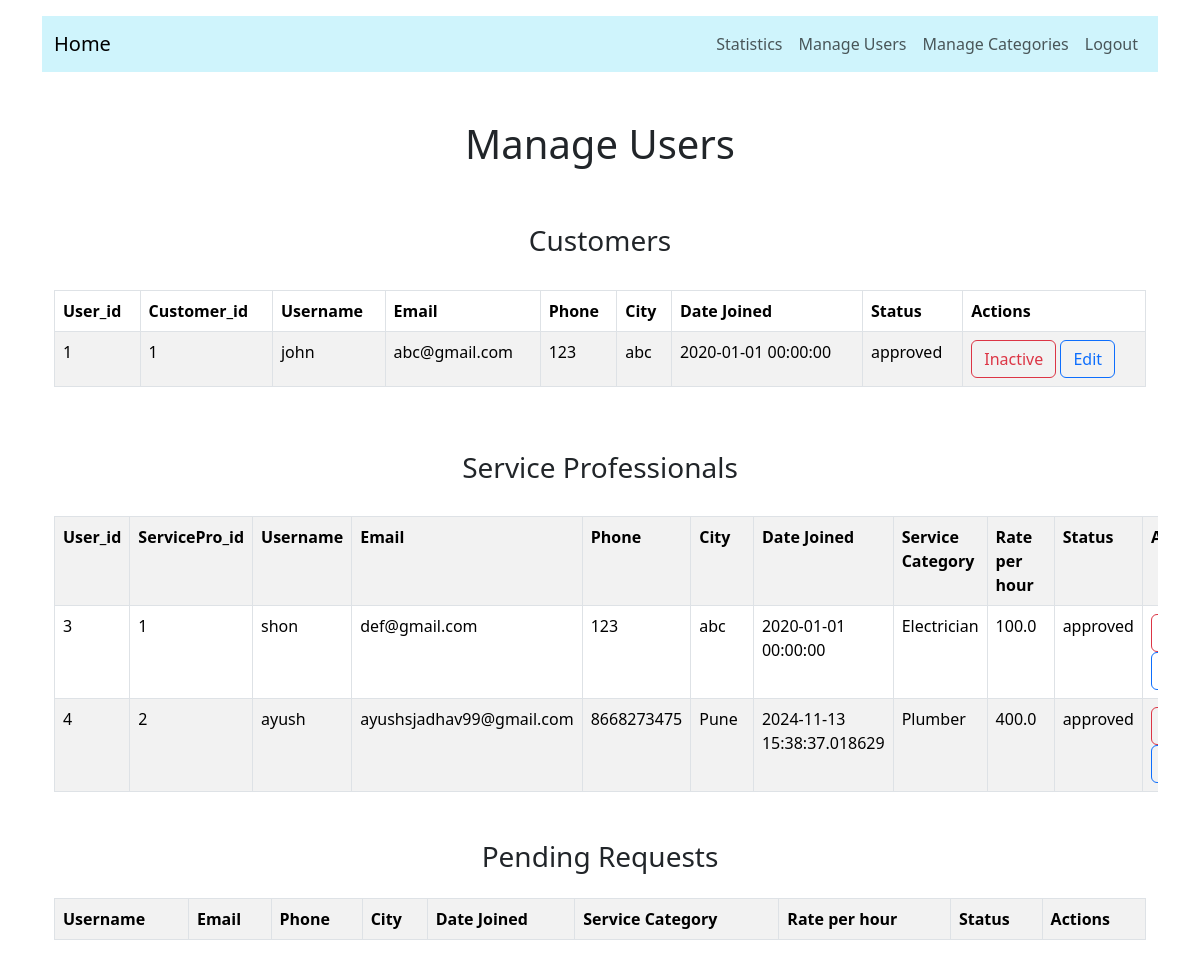
The app's page /manageusers (signed in), older data.
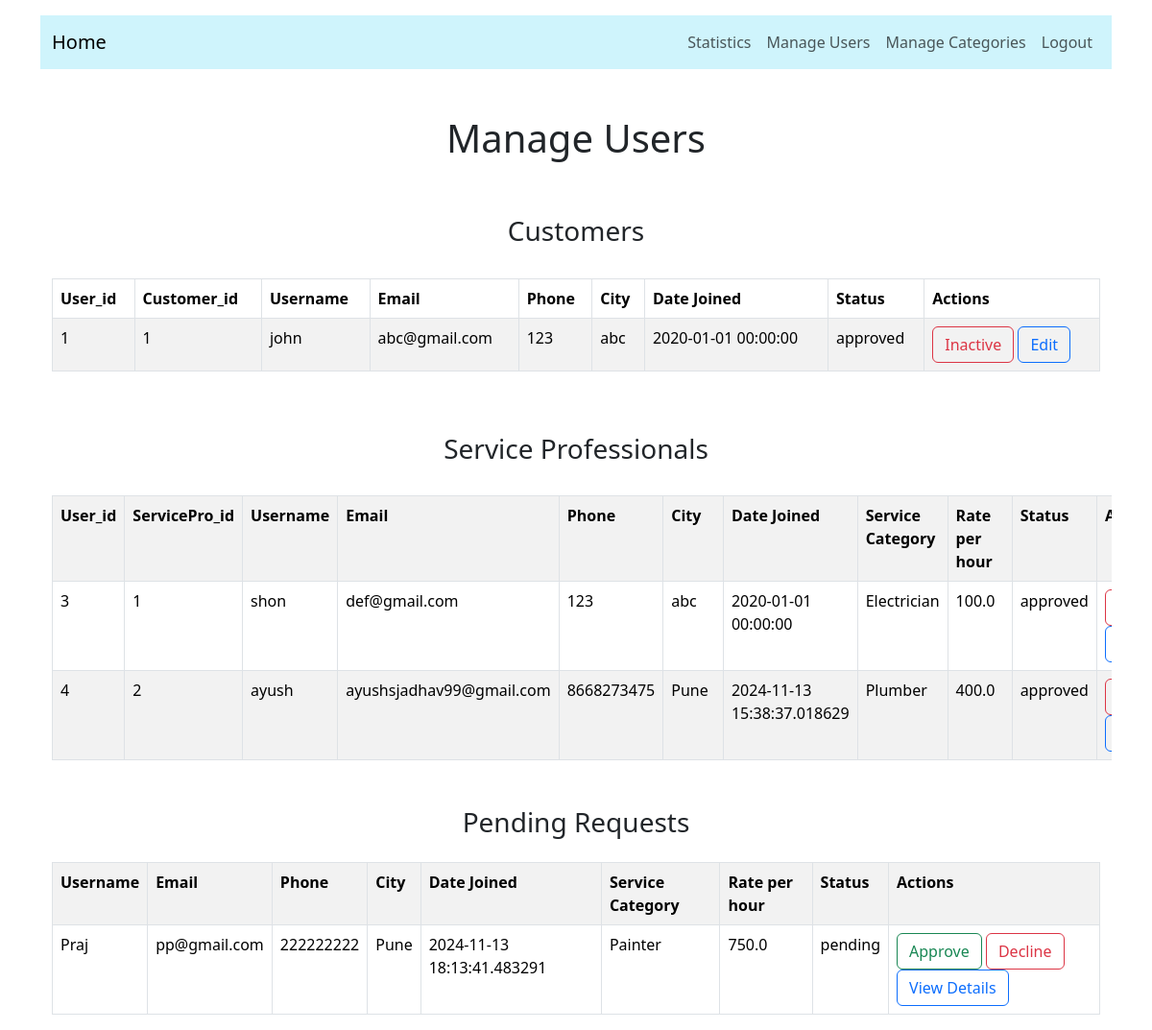
The same page, newer data.
### application/model.py (models this page shows)
class User(db.Model):
    id = db.Column(db.Integer, primary_key=True)
    username = db.Column(db.String(80), unique=True, nullable=False)
    email = db.Column(db.String(120), unique=True, nullable=False)
    role = db.Column(db.String(80), nullable=False)
    date_joined = db.Column(db.DateTime, nullable=False)
    password = db.Column(db.String(80), nullable=False)
    customer_det = db.relationship('Customer', backref='user', lazy=True, uselist=False)
    service_professional_det = db.relationship('ServiceProfessional', backref='user', lazy=True, uselist=False)

class Customer(db.Model):
    id = db.Column(db.Integer, primary_key=True)
    name = db.Column(db.String(80), nullable=False)
    phone = db.Column(db.String(80), nullable=False)
    city = db.Column(db.String(80), nullable=False)
    address = db.Column(db.String(200), nullable=False)
    status = db.Column(db.String(80), nullable=False)  # ('active', 'inactive')
    user_id = db.Column(db.Integer, db.ForeignKey('user.id'), nullable=False)
    service_requests = db.relationship('ServiceRequest', backref='customer', lazy=True)

class ServiceProfessional(db.Model):
    id = db.Column(db.Integer, primary_key=True)
    name = db.Column(db.String(80), nullable=False)
    phone = db.Column(db.String(80), nullable=False)
    city = db.Column(db.String(80), nullable=False)
    service_category = db.Column(db.String(80), nullable=False)
    rating = db.Column(db.Float, nullable=True)
    experience = db.Column(db.Integer, nullable=False)
    company_name = db.Column(db.String(80), nullable=False)
    status = db.Column(db.String(80), nullable=False)  # ('blacklisted', 'approved', 'pending')
    price_per_hour = db.Column(db.Float, nullable=False)
    expenses_per_hour = db.Column(db.Float, nullable=True)
    user_id = db.Column(db.Integer, db.ForeignKey('user.id'), nullable=False)
    service_requests = db.relationship('ServiceRequest', backref='service_professional', lazy=True)

### application/routes.py (the view)
@app.route('/manageusers')
def manageusers():
    service_categories = ServiceCategory.query.all()
    Customers = User.query.join(Customer).filter(User.role == 'customer').all()
    ServiceProfessionals = User.query.join(ServiceProfessional).filter(
        (User.role == 'service_professional') &
        (ServiceProfessional.status.in_(['approved', 'blacklisted']))
    ).all()
    pending_requests = User.query.join(ServiceProfessional).filter(
        (User.role == 'service_professional') &
        (ServiceProfessional.status == 'pending')
    ).all()
    return render_template('admin_users.html', Customers=Customers, ServiceProfessionals=ServiceProfessionals, pending_requests=pending_requests, service_categories=service_categories)

### templates/admin_users.html (shortened to what the changed rows need)
{% if session['role']=='admin' %}
{% extends 'base.html' %}
{% block content %}
<div class="container">
    <div class="row">
        <div class="col-md-12">
            <h1 class="text-center">Manage Users</h1>
        </div>
    </div>
</div>
<div class="container">
 <div class="row">
    <div class="table-responsive" style="max-height: 300px; overflow-y: auto;">
<table class='table table-bordered table-striped mt-4'>
    <thead class="thead-dark">
    <tr>
        <th scope="col">User_id</th>
        <th scope="col">Customer_id</th>
        <th scope="col">Username</th>
        <th scope="col">Email</th>
        <th scope="col">Phone</th>
        <th scope="col">City</th>
        <th scope="col">Date Joined</th>
        <th scope="col">Status</th>
        <th scope="col">Actions</th>
    </tr>
    </thead>
    {% for user in Customers %}
    <tr>
        <td>{{ user.id }}</td>
        <td>{{ user.customer_det.id }}</td>
        <td>{{ user.username }}</td>
        <td>{{ user.email }}</td>
        <td>{{ user.customer_det.phone }}</td>
        <td>{{ user.customer_det.city }}</td>
        <td>{{ user.date_joined }}</td>
        <td>{{ user.customer_det.status }}</td>
        <td>
            {%if user.customer_det.status == 'inactive'%}
            <a href="{{url_for('active', id=user.id)}}" role="button" class="btn btn-outline-success">Active</a>
            {%else%}
            <a href="{{url_for('inactive', id=user.id)}}" role="button" class="btn btn-outline-danger">Inactive</a>
            {% endif %}
            <button type="button" class="btn btn-outline-primary" data-bs-toggle="modal" data-bs-target="#editcust_{{user.id}}">
                Edit
            </button>
        </td>
    </tr>
    {% endfor %}
</table>
</div>
</div>
<div class="row">
<div class="table-responsive" style="max-height: 300px; overflow-y: auto;">
<table class="table table-bordered table-striped mt-4">
    <tr>
        <th scope="col">User_id</th>
        <th scope="col">ServicePro_id</th>
        <th scope="col">Username</th>
        <th scope="col">Email</th>
        <th scope="col">Phone</th>
        <th scope="col">City</th>
        <th scope="col">Date Joined</th>
        <th scope="col">Service Category</th>
        <th scope="col">Rate per hour</th>
        <th scope="col">Status</th>
        <th scope="col">Actions</th>
    </tr>
    {% for user in ServiceProfessionals %}
    <tr>
        <td>{{ user.id }}</td>
        <td>{{ user.service_professional_det.id }}</td>
        <td>{{ user.username }}</td>
        <td>{{ user.email }}</td>
        <td>{{ user.service_professional_det.phone }}</td>
        <td>{{ user.service_professional_det.city }}</td>
        <td>{{ user.date_joined }}</td>
        <td>{{ user.service_professional_det.service_category }}</td>
        <td>{{ user.service_professional_det.price_per_hour }}</td>
        <td>{{ user.service_professional_det.status }}</td>
        <td>
            {%if user.service_professional_det.status == 'approved'%}
            <a href="{{url_for('blacklist', id=user.id)}}" role="button" class="btn btn-outline-danger">Blacklist</a>
            {%else%}
            <a href="{{url_for('approve', id=user.id)}}" role="button" class="btn btn-outline-warning">Whitelist</a>
            {% endif %}
            <button type="button" class="btn btn-outline-primary" data-bs-toggle="modal"
                data-bs-target="#edit_{{user.id}}">
            </button>
        </td>
    </tr>
    {% endfor %}
</table>
</div>
</div>
<div class="row">
<div class="table-responsive" style="max-height: 300px; overflow-y: auto;">
<table class="table table-bordered table-striped mt-4">
    <tr>
        <th scope="col">Username</th>
        <th scope="col">Email</th>
        <th scope="col">Phone</th>
        <th scope="col">City</th>
        <th scope="col">Date Joined</th>
        <th scope="col">Service Category</th>
        <th scope="col">Rate per hour</th>
        <th scope="col">Status</th>
        <th scope="col">Actions</th>
    </tr>
    {% for user in pending_requests %}
    <tr>
        <td>{{ user.username }}</td>
        <td>{{ user.email }}</td>
        <td>{{ user.service_professional_det.phone }}</td>
        <td>{{ user.service_professional_det.city }}</td>
        <td>{{ user.date_joined }}</td>
        <td>{{ user.service_professional_det.service_category }}</td>
        <td>{{ user.service_professional_det.price_per_hour }}</td>
        <td>{{ user.service_professional_det.status }}</td>
        <td>
            <a href="{{ url_for('approve', id=user.id) }}" role="button" class="btn btn-outline-success">Approve</a>
            <a href="{{ url_for('delete', id=user.id) }}" role="button" class="btn btn-outline-danger">Decline</a>
            <button type="button" class="btn btn-outline-primary" data-bs-toggle="modal"
                data-bs-target="#detailsModal-{{ user.id }}">
                View Details
            </button>
        </td>
    </tr>
    {% endfor %}
</table>
</div>
</div>
</div>
{% endblock %}
{% else %}
<h1>Access Denied</h1>
<p>You do not have permission to access this page</p>
<a href="{{ url_for('home') }}">Go back to home</a>
{% endif %}

Row changes from the older to the newer data that the page shows:
added User: username "Praj", email "pp@gmail.com", service_professional_det.phone "222222222", service_professional_det.city "Pune", date_joined "2024-11-13 18:13:41.483291", service_professional_det.service_category "Painter", service_professional_det.price_per_hour "750.0", service_professional_det.status "pending", shown under "Pending Requests"
